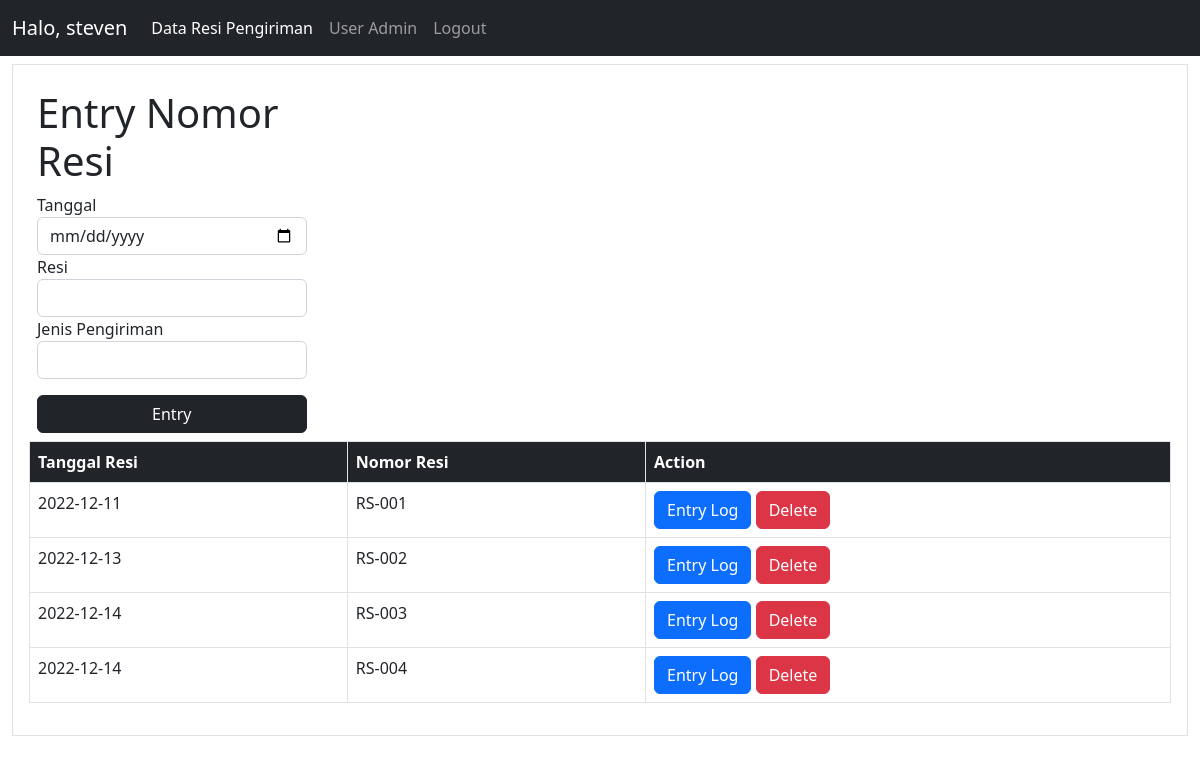
The page /admin/index.php (signed in) on the database its author committed.
### tables this page shows
CREATE TABLE `user` (
  `id` int(11) NOT NULL,
  `username` varchar(50) NOT NULL,
  `password` varchar(255) NOT NULL,
  `nama_admin` varchar(50) NOT NULL,
  `status_aktif` tinyint(1) NOT NULL
);

CREATE TABLE `pengiriman` (
  `nomor_resi` varchar(10) NOT NULL,
  `tanggal_resi` date NOT NULL,
  `jenis_pengiriman` varchar(30) NOT NULL
);

### admin/index.php (the view, shortened to what this page needs)
<?php
require("../connect.php");
$username = $_SESSION['username'];
$stmt = $conn->prepare("SELECT nama_admin FROM user WHERE username = '$username'");
$stmt->execute();
$username = $stmt->fetch(PDO::FETCH_ASSOC);
$username = $username['nama_admin'];
$stmt = $conn->prepare("SELECT * FROM pengiriman");
$stmt->execute();
$result = $stmt->fetchAll(PDO::FETCH_ASSOC);
?>
<!DOCTYPE html>
<html lang="en">
<head>
    <link href="https://cdn.jsdelivr.net/npm/bootstrap@5.2.3/dist/css/bootstrap.min.css" rel="stylesheet">
</head>
<body>
    <nav class="navbar navbar-dark navbar-expand-lg bg-dark">
        <div class="container-fluid">
            <a class="navbar-brand" href="#">Halo, <?= $username; ?></a>
            <div class="collapse navbar-collapse" id="navbarNavAltMarkup">
                <div class="navbar-nav">
                    <a class="nav-link active" aria-current="page" href="#">Data Resi Pengiriman</a>
                    <a class="nav-link" href="adminSetting.php">User Admin</a>
                    <a class="nav-link" href="logout.php">Logout</a>
                </div>
            </div>
        </div>
    </nav>
    <div class="container-fluid">
        <div class="border mt-2">
            <div class="p-3">
                <div class="input-resi w-25 p-2">
                    <h1>Entry Nomor Resi</h1>
                    <form action="" id="entry-resi" method="POST">
                        <label for="tanggal">Tanggal</label>
                        <input type="date" name="tanggal" id="tanggal" class="form-control">
                        <label for="resi">Resi</label>
                        <input type="text" class="form-control" name="resi" id="resi">
                        <label for="jenis">Jenis Pengiriman</label>
                        <input type="text" class="form-control" name="jenis" id="jenis">
                        <div class="d-grid gap-2 mt-3">
                            <button type="submit" class="btn btn-dark" name="submit" id="submit-resi">Entry</button>
                        </div>
                    </form>
                </div>
                <div class="table-resi">
                    <table class="table table-bordered">
                        <thead class="bg-dark text-white">
                            <th>Tanggal Resi</th>
                            <th>Nomor Resi</th>
                            <th>Action</th>
                        </thead>
                        <tbody>
                            <?php foreach ($result as $row) : ?>
                                <tr>
                                    <td><?= date($row['tanggal_resi']); ?></td>
                                    <td><?= $row['nomor_resi']; ?></td>
                                    <td>
                                        <a href="entryLogPage.php?resi=<?= $row["nomor_resi"]; ?>">
                                            <button type="button" class="btn btn-primary entry-log">
                                                Entry Log
                                            </button></a>
                                        <button class="btn btn-danger delete" value="<?= $row['nomor_resi']; ?>">Delete</button>
                                    </td>
                                </tr>
                            <?php endforeach; ?>
                        </tbody>
                    </table>
                </div>
            </div>
        </div>
    </div>
</body>
</html>

### rows shown on the page
user: nama_admin "steven"
pengiriman: tanggal_resi "2022-12-11", nomor_resi "RS-001"
pengiriman: tanggal_resi "2022-12-13", nomor_resi "RS-002"
pengiriman: tanggal_resi "2022-12-14", nomor_resi "RS-003"
pengiriman: tanggal_resi "2022-12-14", nomor_resi "RS-004"
